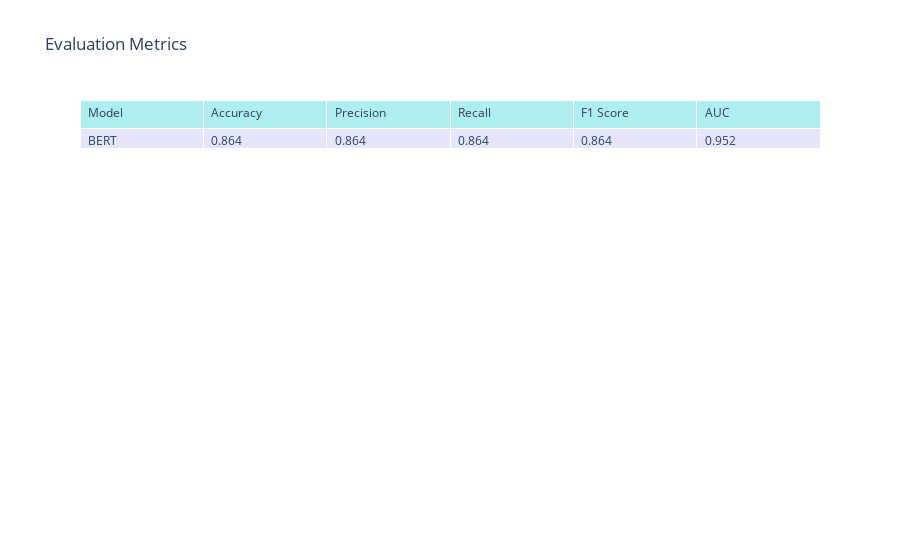

Notebook code for this chart:
### Markdown cell above
### Evaluate bert model on validation

### Code cell
val_metrics_bert = evaluate_bert_model(model_BERT, val_dataset_bert)
plot_metrics_table(val_metrics_bert)

### Figure 1 — Plotly figure (JSON) as saved in the notebook; plotly's stock layout.template omitted (floating-point values rounded to 4 significant figures)
{"data": [{"cells": {"align": "left", "fill": {"color": "lavender"}, "values": [["BERT"], [0.864], [0.864], [0.864], [0.864], [0.952]]}, "header": {"align": "left", "fill": {"color": "paleturquoise"}, "values": ["Model", "Accuracy", "Precision", "Recall", "F1 Score", "AUC"]}, "type": "table"}], "layout": {"title": {"text": "Evaluation Metrics"}}}
